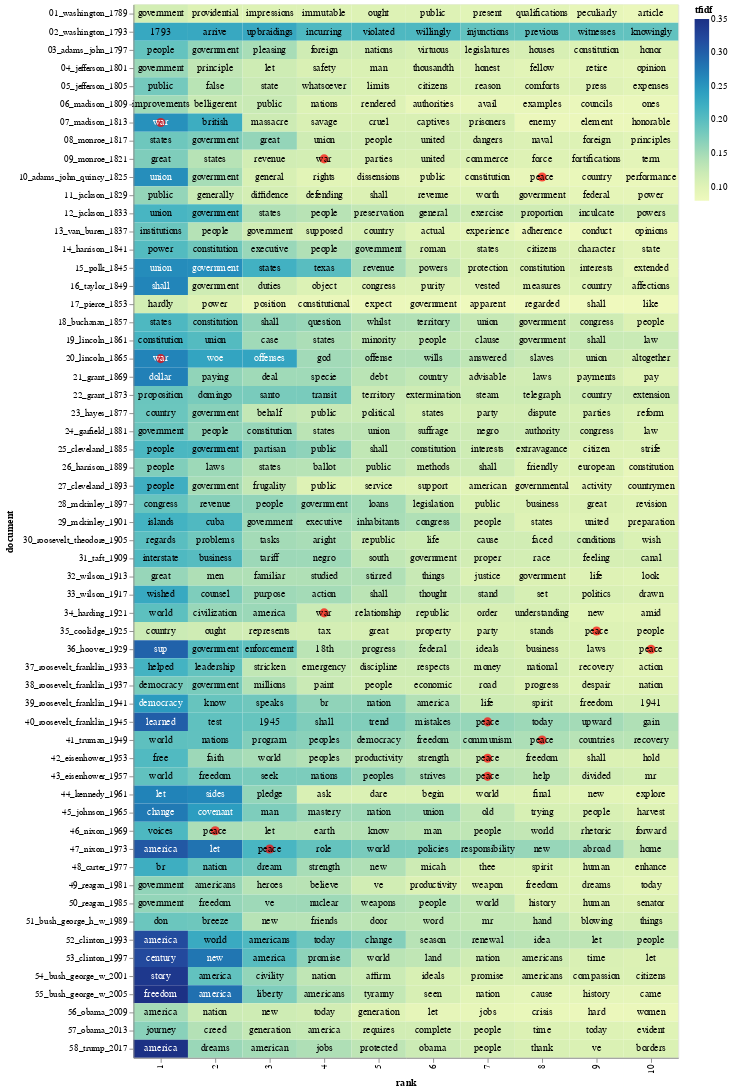

Here is the notebook cell this chart was saved with:
### Markdown cell above
Let's make a heatmap that shows the highest TF-IDF scoring words for each president, and let's put a red dot next to two terms of interest: "war" and "peace":

The code below was contributed by [Eric Monson](https://github.com/emonson). Thanks, Eric!

### Code cell
import altair as alt
import numpy as np

# Terms in this list will get a red dot in the visualization
term_list = ['war', 'peace']

# adding a little randomness to break ties in term ranking
top_tfidf_plusRand = top_tfidf.copy()
top_tfidf_plusRand['tfidf'] = top_tfidf_plusRand['tfidf'] + np.random.rand(top_tfidf.shape[0])*0.0001

# base for all visualizations, with rank calculation
base = alt.Chart(top_tfidf_plusRand).encode(
    x = 'rank:O',
    y = 'document:N'
).transform_window(
    rank = "rank()",
    sort = [alt.SortField("tfidf", order="descending")],
    groupby = ["document"],
)

# heatmap specification
heatmap = base.mark_rect().encode(
    color = 'tfidf:Q'
)

# red circle over terms in above list
circle = base.mark_circle(size=100).encode(
    color = alt.condition(
        alt.FieldOneOfPredicate(field='term', oneOf=term_list),
        alt.value('red'),
        alt.value('#FFFFFF00')
    )
)

# text labels, white for darker heatmap colors
text = base.mark_text(baseline='middle').encode(
    text = 'term:N',
    color = alt.condition(alt.datum.tfidf >= 0.23, alt.value('white'), alt.value('black'))
)

# display the three superimposed visualizations
(heatmap + circle + text).properties(width = 600)

### Figure 1 — Vega-Lite specification as saved in the notebook (floating-point values rounded to 4 significant figures; data arrays with more than 128 entries replaced by an {"elided": "..."} marker saying what was removed)
{"config": {"view": {"continuousWidth": 400, "continuousHeight": 300}}, "layer": [{"mark": "rect", "encoding": {"color": {"field": "tfidf", "type": "quantitative"}, "x": {"field": "rank", "type": "ordinal"}, "y": {"field": "document", "type": "nominal"}}, "transform": [{"window": [{"op": "rank", "field": "", "as": "rank"}], "groupby": ["document"], "sort": [{"field": "tfidf", "order": "descending"}]}]}, {"mark": {"type": "circle", "size": 100}, "encoding": {"color": {"condition": {"value": "red", "test": {"field": "term", "oneOf": ["war", "peace"]}}, "value": "#FFFFFF00"}, "x": {"field": "rank", "type": "ordinal"}, "y": {"field": "document", "type": "nominal"}}, "transform": [{"window": [{"op": "rank", "field": "", "as": "rank"}], "groupby": ["document"], "sort": [{"field": "tfidf", "order": "descending"}]}]}, {"mark": {"type": "text", "baseline": "middle"}, "encoding": {"color": {"condition": {"value": "white", "test": "(datum.tfidf >= 0.23)"}, "value": "black"}, "text": {"field": "term", "type": "nominal"}, "x": {"field": "rank", "type": "ordinal"}, "y": {"field": "document", "type": "nominal"}}, "transform": [{"window": [{"op": "rank", "field": "", "as": "rank"}], "groupby": ["document"], "sort": [{"field": "tfidf", "order": "descending"}]}]}], "data": {"name": "data-8781af2b54d176142097bb7e2c46807e"}, "width": 600, "$schema": "https://vega.github.io/schema/vega-lite/v4.17.0.json", "datasets": {"data-8781af2b54d176142097bb7e2c46807e": {"elided": "580 records"}}}
